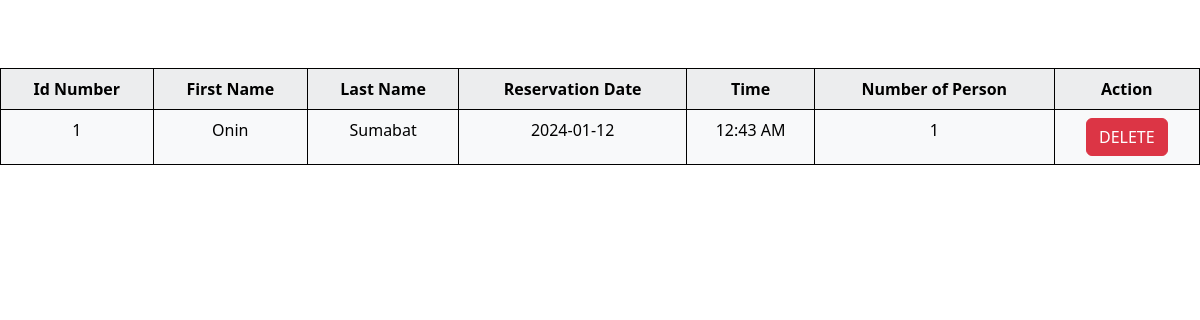
The page /public/book_assigned.php on the database its author committed.
### tables this page shows
CREATE TABLE `booking1` (
  `id` int(11) NOT NULL,
  `name` varchar(55) NOT NULL,
  `last` varchar(55) NOT NULL,
  `date` date NOT NULL,
  `time` time NOT NULL,
  `table` varchar(55) NOT NULL
);

### public/book_assigned.php (the view, shortened to what this page needs)
<?php
$db = mysqli_connect('localhost', 'root', '', 'face_recog');
?>
<!DOCTYPE html>
<html>
<head>
    <link href="https://cdn.jsdelivr.net/npm/bootstrap@5.3.2/dist/css/bootstrap.min.css" rel="stylesheet">
</head>
<body background="https://i.gifer.com/EFI0.gif">
    <i><h1> Summary of Reservation </h1></i>
    <table class="table table-light table-striped">
        <tr>
            <th> Id Number </th>
            <th> First Name </th>
            <th> Last Name </th>
            <th> Reservation Date </th>
            <th> Time </th>
            <th> Number of Person </th>
            <th colspan='2'>Action</th>
        </tr>
        <?php
        $query = mysqli_query($db, "SELECT * FROM booking1 ORDER BY date, time");
        $no = 1;
        while($value = mysqli_fetch_array($query)){
            echo "<tr>";
            echo "<td>". $no. "</td>";
            echo "<td>". $value['name']. "</td>";
            echo "<td>". $value['last']. "</td>";
            echo "<td>". $value['date']. "</td>";
            echo "<td>". date("h:i A", strtotime($value['time'])). "</td>";
            echo "<td>". $value['table']. "</td>";
            echo "<td>
                    <form method='POST' onsubmit='return confirm(\"Are you sure you want to delete this record?\");'>
                        <input type='hidden' name='reserve_id' value='". $value['id']. "'>
                        <button type='submit' name='delete' class='btn btn-danger'>DELETE</button>
                    </form>
                  </td>";
            echo "</tr>";
            $no++;
        }
        ?>
    </table>
</body>
</html>

### public/book_assigned.php (style rules this page uses)
h1 { font-family: "Times New Roman", Times, serif; font-size: 50px; text-align: center; color: white; }
table { border-collapse: collapse; width: 100%; border: 1px solid black; text-align: center; }
th, td { border: 1px solid black; padding: 8px; }
body { background-repeat: no-repeat; background-size: 100%; }

### rows shown on the page
booking1: name "Onin", last "Sumabat", date "2024-01-12", time "12:43 AM", table "1"
